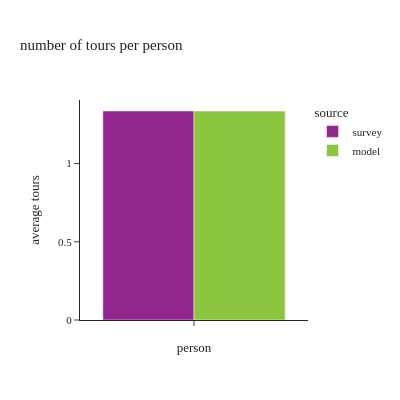

The notebook cell this image was saved under:
### Code cell
df_plot = df_tour.group_by('source').agg([
    pl.sum('toexpfac').alias('toexpfac_sum')
]).join(
    df_person.group_by('source').agg([
        pl.sum('psexpfac').alias('psexpfac_sum')
    ]),
    on='source',
    how='left'
).with_columns(
    (pl.col('toexpfac_sum') / pl.col('psexpfac_sum')).alias('average tours'),
    pl.lit('').alias('person')
)

fig = px.bar(df_plot, x="person", y="average tours", color="source",
             barmode="group", title="number of tours per person")
fig.update_layout(height=400, width=400, font=dict(size=11),
                  xaxis=dict(dtick=1, categoryorder='category ascending'),
                  yaxis=dict(tickformat=".3"))
fig.show()

### Figure 1 — Plotly figure (JSON) as saved in the notebook; plotly's stock layout.template omitted (floating-point values rounded to 4 significant figures)
{"data": [{"alignmentgroup": "True", "hovertemplate": "source=survey<br>person=%{x}<br>average tours=%{y}<extra></extra>", "legendgroup": "survey", "marker": {"color": "#91268F", "pattern": {"shape": ""}}, "name": "survey", "offsetgroup": "survey", "orientation": "v", "showlegend": true, "textposition": "auto", "type": "bar", "x": [""], "xaxis": "x", "y": [1.335], "yaxis": "y"}, {"alignmentgroup": "True", "hovertemplate": "source=model<br>person=%{x}<br>average tours=%{y}<extra></extra>", "legendgroup": "model", "marker": {"color": "#8CC63E", "pattern": {"shape": ""}}, "name": "model", "offsetgroup": "model", "orientation": "v", "showlegend": true, "textposition": "auto", "type": "bar", "x": [""], "xaxis": "x", "y": [1.335], "yaxis": "y"}], "layout": {"barmode": "group", "font": {"size": 11}, "height": 400, "legend": {"title": {"text": "source"}, "tracegroupgap": 0}, "title": {"text": "number of tours per person"}, "width": 400, "xaxis": {"anchor": "y", "categoryorder": "category ascending", "domain": [0.0, 1.0], "dtick": 1, "title": {"text": "person"}}, "yaxis": {"anchor": "x", "domain": [0.0, 1.0], "tickformat": ".3", "title": {"text": "average tours"}}}}
